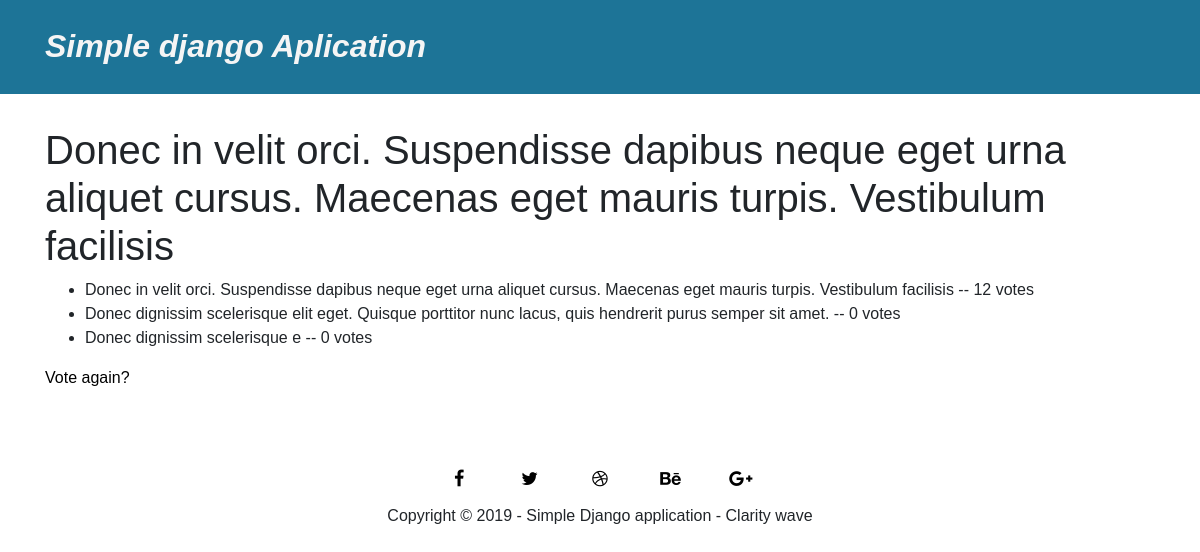
/polls/108/results/, run on an earlier commit of the app's database.
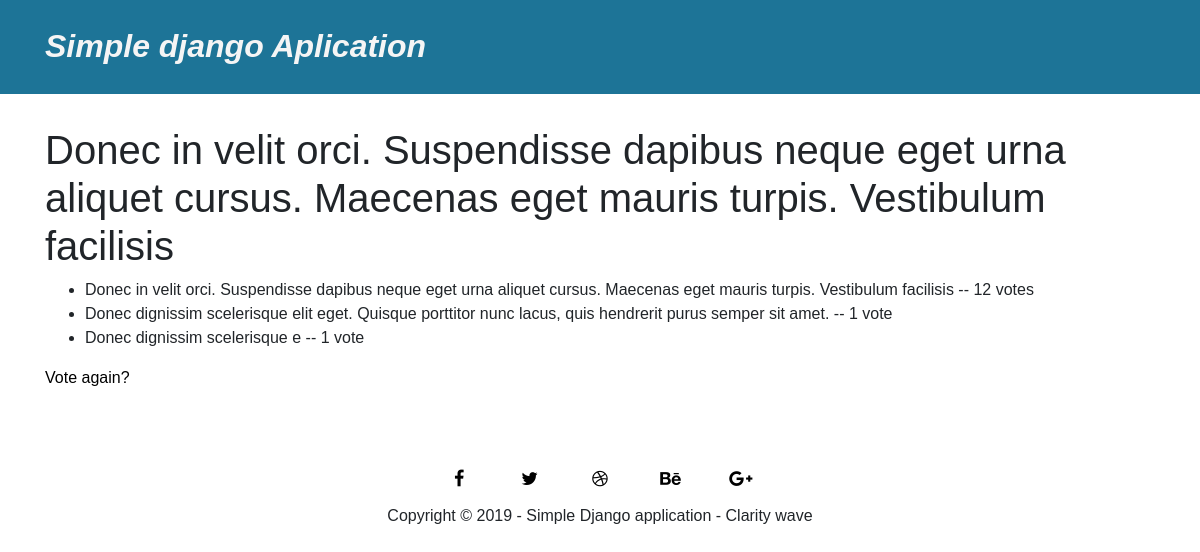
And on a later commit of the database.
### polls/models.py (models this page shows, shortened)
class Choice(models.Model):
    question = models.ForeignKey(Question, on_delete=models.CASCADE)
    choice_text = models.CharField(max_length=200)
    votes = models.IntegerField(default=0)

### polls/views.py (the view)
# urls.py: path('<int:pk>/results/', views.ResultsView.as_view(), name='results'),
class ResultsView(generic.DetailView):
    model = Question
    template_name = 'polls/results.html'

### polls/templates/polls/results.html
{% extends 'base/base.html' %}
{% block body %}
<h1>{{ question.question_text }}</h1>
<ul>
    {% for choice in question.choice_set.all %}
    <li>{{ choice.choice_text }} -- {{ choice.votes }} vote{{ choice.votes|pluralize }}</li>
    {% endfor %}
</ul>
<a href="{% url 'detail' question.id %}">Vote again?</a>
{% endblock body %}

What changed in the data, as far as the page shows it:
changed Choice (number 2 of 3 on the later page): votes "0" → "1"
changed Choice "Donec dignissim scelerisque e": votes "0" → "1"
